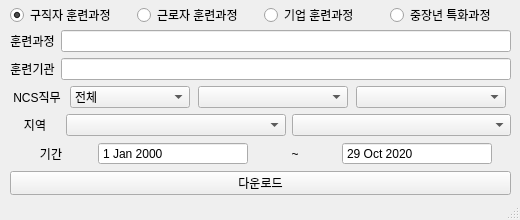
<?xml version="1.0" encoding="UTF-8"?>
<ui version="4.0">
 <class>MainWindow</class>
 <widget class="QMainWindow" name="MainWindow">
  <property name="geometry">
   <rect>
    <x>0</x>
    <y>0</y>
    <width>520</width>
    <height>220</height>
   </rect>
  </property>
  <property name="sizePolicy">
   <sizepolicy hsizetype="Fixed" vsizetype="Fixed">
    <horstretch>0</horstretch>
    <verstretch>0</verstretch>
   </sizepolicy>
  </property>
  <property name="minimumSize">
   <size>
    <width>520</width>
    <height>220</height>
   </size>
  </property>
  <property name="maximumSize">
   <size>
    <width>520</width>
    <height>220</height>
   </size>
  </property>
  <property name="windowTitle">
   <string>HRD-Net Crawler</string>
  </property>
  <widget class="QWidget" name="centralwidget">
   <widget class="QWidget" name="horizontalLayoutWidget">
    <property name="geometry">
     <rect>
      <x>10</x>
      <y>0</y>
      <width>501</width>
      <height>31</height>
     </rect>
    </property>
    <layout class="QHBoxLayout" name="SearchOptList">
     <item>
      <widget class="QRadioButton" name="optA">
       <property name="text">
        <string>구직자 훈련과정</string>
       </property>
       <property name="checked">
        <bool>true</bool>
       </property>
      </widget>
     </item>
     <item>
      <widget class="QRadioButton" name="optB">
       <property name="text">
        <string>근로자 훈련과정</string>
       </property>
      </widget>
     </item>
     <item>
      <widget class="QRadioButton" name="optC">
       <property name="text">
        <string>기업 훈련과정</string>
       </property>
      </widget>
     </item>
     <item>
      <widget class="QRadioButton" name="optD">
       <property name="text">
        <string>중장년 특화과정</string>
       </property>
      </widget>
     </item>
    </layout>
   </widget>
   <widget class="QWidget" name="gridLayoutWidget_2">
    <property name="geometry">
     <rect>
      <x>10</x>
      <y>30</y>
      <width>501</width>
      <height>165</height>
     </rect>
    </property>
    <layout class="QGridLayout" name="gridLayout_2">
     <item row="4" column="0">
      <layout class="QHBoxLayout" name="horizontalLayout_4">
       <item>
        <widget class="QLabel" name="label_8">
         <property name="maximumSize">
          <size>
           <width>50</width>
           <height>16777215</height>
          </size>
         </property>
         <property name="text">
          <string>기간</string>
         </property>
         <property name="alignment">
          <set>Qt::AlignCenter</set>
         </property>
        </widget>
       </item>
       <item>
        <widget class="QDateEdit" name="startDate">
         <property name="maximumSize">
          <size>
           <width>150</width>
           <height>16777215</height>
          </size>
         </property>
         <property name="buttonSymbols">
          <enum>QAbstractSpinBox::NoButtons</enum>
         </property>
        </widget>
       </item>
       <item>
        <widget class="QLabel" name="label_9">
         <property name="maximumSize">
          <size>
           <width>50</width>
           <height>16777215</height>
          </size>
         </property>
         <property name="layoutDirection">
          <enum>Qt::LeftToRight</enum>
         </property>
         <property name="text">
          <string>~</string>
         </property>
         <property name="alignment">
          <set>Qt::AlignCenter</set>
         </property>
        </widget>
       </item>
       <item>
        <widget class="QDateEdit" name="endDate">
         <property name="maximumSize">
          <size>
           <width>150</width>
           <height>16777215</height>
          </size>
         </property>
         <property name="wrapping">
          <bool>false</bool>
         </property>
         <property name="frame">
          <bool>true</bool>
         </property>
         <property name="buttonSymbols">
          <enum>QAbstractSpinBox::NoButtons</enum>
         </property>
         <property name="date">
          <date>
           <year>2020</year>
           <month>10</month>
           <day>29</day>
          </date>
         </property>
        </widget>
       </item>
      </layout>
     </item>
     <item row="2" column="0">
      <layout class="QHBoxLayout" name="horizontalLayout">
       <item>
        <widget class="QLabel" name="label_7">
         <property name="maximumSize">
          <size>
           <width>50</width>
           <height>16777215</height>
          </size>
         </property>
         <property name="text">
          <string>NCS직무</string>
         </property>
         <property name="alignment">
          <set>Qt::AlignCenter</set>
         </property>
        </widget>
       </item>
       <item>
        <widget class="QComboBox" name="upperNcsCd">
         <property name="maximumSize">
          <size>
           <width>120</width>
           <height>16777215</height>
          </size>
         </property>
         <item>
          <property name="text">
           <string>전체</string>
          </property>
         </item>
        </widget>
       </item>
       <item>
        <widget class="QComboBox" name="middleNcsCd">
         <property name="enabled">
          <bool>true</bool>
         </property>
         <property name="maximumSize">
          <size>
           <width>150</width>
           <height>16777215</height>
          </size>
         </property>
        </widget>
       </item>
       <item>
        <widget class="QComboBox" name="smallNcsCd">
         <property name="enabled">
          <bool>true</bool>
         </property>
         <property name="maximumSize">
          <size>
           <width>150</width>
           <height>16777215</height>
          </size>
         </property>
        </widget>
       </item>
      </layout>
     </item>
     <item row="3" column="0">
      <layout class="QHBoxLayout" name="horizontalLayout_5">
       <item>
        <widget class="QLabel" name="label_6">
         <property name="maximumSize">
          <size>
           <width>50</width>
           <height>16777215</height>
          </size>
         </property>
         <property name="text">
          <string>지역</string>
         </property>
         <property name="alignment">
          <set>Qt::AlignCenter</set>
         </property>
        </widget>
       </item>
       <item>
        <widget class="QComboBox" name="upperAreaCd"/>
       </item>
       <item>
        <widget class="QComboBox" name="areaCd">
         <property name="enabled">
          <bool>true</bool>
         </property>
        </widget>
       </item>
      </layout>
     </item>
     <item row="1" column="0">
      <layout class="QHBoxLayout" name="horizontalLayout_2">
       <item>
        <widget class="QLabel" name="label">
         <property name="maximumSize">
          <size>
           <width>50</width>
           <height>16777215</height>
          </size>
         </property>
         <property name="text">
          <string>훈련기관</string>
         </property>
         <property name="alignment">
          <set>Qt::AlignCenter</set>
         </property>
        </widget>
       </item>
       <item>
        <widget class="QLineEdit" name="lineEdit">
         <property name="text">
          <string/>
         </property>
        </widget>
       </item>
      </layout>
     </item>
     <item row="0" column="0">
      <layout class="QHBoxLayout" name="horizontalLayout_3">
       <item>
        <widget class="QLabel" name="label_2">
         <property name="maximumSize">
          <size>
           <width>50</width>
           <height>16777215</height>
          </size>
         </property>
         <property name="text">
          <string>훈련과정</string>
         </property>
         <property name="alignment">
          <set>Qt::AlignCenter</set>
         </property>
        </widget>
       </item>
       <item>
        <widget class="QLineEdit" name="lineEdit_2"/>
       </item>
      </layout>
     </item>
     <item row="5" column="0">
      <widget class="QPushButton" name="execBtn">
       <property name="text">
        <string>다운로드</string>
       </property>
      </widget>
     </item>
    </layout>
   </widget>
  </widget>
  <widget class="QStatusBar" name="statusbar"/>
 </widget>
 <resources/>
 <connections/>
</ui>
